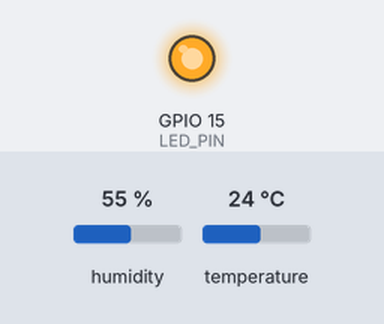
Recording of a sketch running on a simulated ESP32. On the bench: output pins drawn as LEDs (lit = HIGH). The inputs (shaded band) are chosen by the test bench; at power-on: humidity 55 %, temperature 24 °C. The local clock reads 2024-03-15 10:24:30 at power-on unless the sketch sets it; storage starts empty; what the sketch prints to the serial monitor is not drawn. At 0.7 s the program puts the board to deep sleep or switches it off; the recording ends there.

Above: at 0.3 s.
Timing chart, 0 to 0.7 s (numbered marks = the images above):
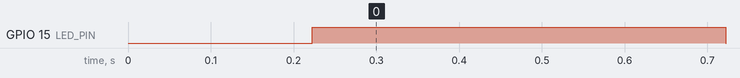

Measured:
- by itself, GPIO 15 (LED_PIN): LOW → HIGH at 0.22 s, → LOW 0.50 s later

The sketch:

earthship_logger_T_hum_rad_v4.ino
```cpp
#include <Wire.h>
#include <Adafruit_SHT31.h>
#include <SPI.h>
#include <SdFat.h>
#include <DS1302.h>
#include <driver/rtc_io.h>
#include <esp_sleep.h>
#include "esp_wifi.h"
#include "esp_bt.h"

// ==== Pin Definitions ====
#define DS1302_CLK        25
#define DS1302_DAT        26
#define DS1302_RST        27
#define SD_CS             5
#define LED_PIN           15
#define SHT31_POWER_PIN   14
#define PV_PIN            34  // Analog Input for solar cell voltage

// ==== PV-Konstanten ====
#define ADC_RESOLUTION      4095.0
#define REF_VOLTAGE         3.3
#define PV_MAX_VOLTAGE      1.0
#define STC_IRRADIANCE      1000.0 // 1000 W/m² bei PV_MAX_VOLTAGE

// ==== Komponenten ====
DS1302 rtc(DS1302_RST, DS1302_DAT, DS1302_CLK);
Adafruit_SHT31 sht31 = Adafruit_SHT31();
SdFat sd;

// ==== Module deaktivieren ====
void disableRadioModules() {
  esp_bt_controller_disable();
  esp_wifi_stop();
}

// ==== Blinkfunktionen ====
void blinkError(int times, int delayMs = 200) {
  for (int i = 0; i < times; i++) {
    digitalWrite(LED_PIN, HIGH); delay(delayMs);
    digitalWrite(LED_PIN, LOW);  delay(delayMs);
  }
}

void blinkSuccess() {
  digitalWrite(LED_PIN, HIGH); delay(500);
  digitalWrite(LED_PIN, LOW);
}

// ==== RTC-Zeit von Compile-Zeit setzen (einmalig aktivieren) ====
void setRTCFromCompileTime() {
  const char* months[] = {"Jan", "Feb", "Mar", "Apr", "May", "Jun",
                          "Jul", "Aug", "Sep", "Oct", "Nov", "Dec"};
  char mStr[4];
  int day, year, hour, minute, second, month = 0;

  sscanf(__DATE__, "%s %d %d", mStr, &day, &year);
  sscanf(__TIME__, "%d:%d:%d", &hour, &minute, &second);

  for (int i = 0; i < 12; i++) {
    if (strncmp(mStr, months[i], 3) == 0) {
      month = i + 1;
      break;
    }
  }

  rtc.setDOW(1);
  rtc.setTime(hour, minute, second);
  rtc.setDate(day, month, year);
}

// ==== Sleep-Konfiguration ====
void goToSleep() {
  const uint64_t sleepSeconds = 60 * 60;  // 1 Stunde
  esp_sleep_enable_timer_wakeup(sleepSeconds * 1000000ULL);
  esp_deep_sleep_start();
}

// ==== Setup ====
void setup() {
  Serial.begin(115200);
  delay(100);

  disableRadioModules();

  pinMode(LED_PIN, OUTPUT);
  digitalWrite(LED_PIN, LOW);

  rtc.halt(false);
  rtc.writeProtect(false);

  // === Optional: RTC einmalig setzen ===
  /*
    setRTCFromCompileTime();
  */

  // === Sensorpower einschalten ===
  pinMode(SHT31_POWER_PIN, OUTPUT);
  digitalWrite(SHT31_POWER_PIN, HIGH);
  delay(50); // ggf. delay(2000);

  bool sensorOK = sht31.begin(0x44);
  bool sdOK     = sd.begin(SD_CS, SD_SCK_MHZ(4));

  if (!sensorOK) {
    Serial.println("❌ SHT31 nicht erkannt!");
    blinkError(3);
  }

  if (!sdOK) {
    Serial.println("❌ SD-Karte Fehler!");
    blinkError(5);
  }

  // === Messung durchführen ===
  Time now = rtc.getTime();
  char timestamp[20];
  sprintf(timestamp, "%04d-%02d-%02d %02d:%02d:%02d",
          now.year, now.mon, now.date, now.hour, now.min, now.sec);

  float temp = sensorOK ? sht31.readTemperature() : NAN;
  float hum  = sensorOK ? sht31.readHumidity() : NAN;

  int adcVal       = analogRead(PV_PIN);
  float pvVoltage  = (adcVal / ADC_RESOLUTION) * REF_VOLTAGE;
  float irradiance = (pvVoltage / PV_MAX_VOLTAGE) * STC_IRRADIANCE;

  // === Ausgabe & Speichern ===
  if (sdOK) {
    File dataFile = sd.open("/data.txt", FILE_WRITE);
    if (dataFile) {
      dataFile.printf("%s,%.2f,%.2f,%.3f,%.1f\n", timestamp, temp, hum, pvVoltage, irradiance);
      dataFile.close();
      Serial.println("✅ Daten gespeichert.");
      blinkSuccess();
    } else {
      Serial.println("❌ Fehler beim Dateizugriff!");
      blinkError(5);
    }
  }

  // === Sensorpower aus ===
  digitalWrite(SHT31_POWER_PIN, LOW);
  pinMode(SHT31_POWER_PIN, INPUT);

  SPI.end();
  Wire.end();

  // === Nur RTC-kompatible Pins isolieren ===
  rtc_gpio_isolate(GPIO_NUM_15);  // LED
  rtc_gpio_isolate(GPIO_NUM_25);  // RTC CLK
  rtc_gpio_isolate(GPIO_NUM_26);  // RTC DAT
  rtc_gpio_isolate(GPIO_NUM_27);  // RTC RST

  //Serial.println("💤 Deep Sleep...");
  goToSleep();
}

void loop() {
  // wird nicht genutzt
}
```
